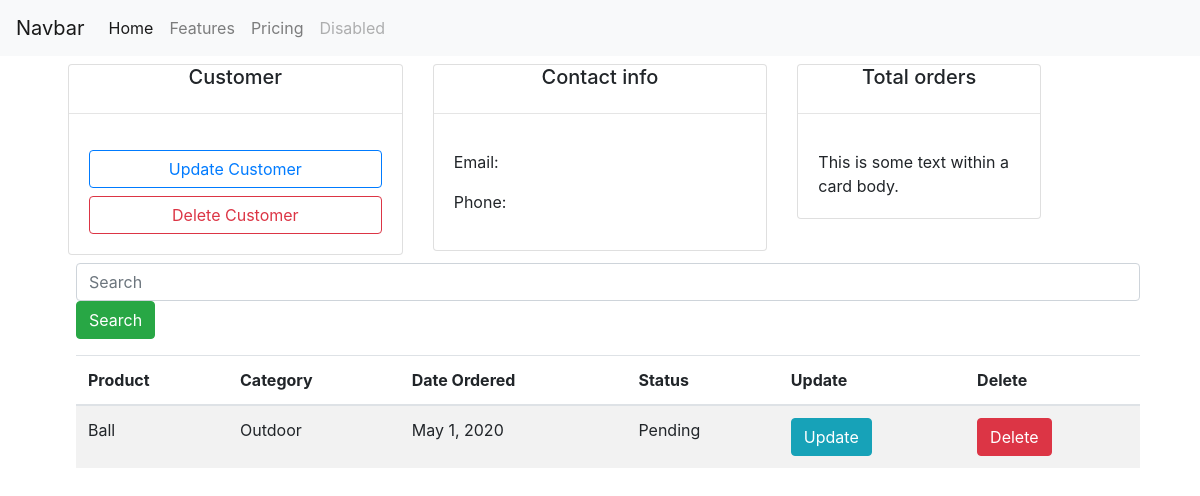
The app's page /customer/2/ with its own data.
### crmapp/models.py (models this page shows, shortened)
class Order(models.Model):
  STATUS=(
    ('Pending','Pending'),
    ('Out for delivery','Out for delivery'),
    ('Delivered','Delivered'),
  )
  customer = models.ForeignKey(Customer,null=True, on_delete=models.SET_NULL)
  product = models.ForeignKey(Product,null=True,on_delete=models.SET_NULL)
  date_created = models.DateField(auto_now_add=True)
  status = models.CharField(max_length=200,null=True,choices=STATUS)

class Product(models.Model):
  Category=(
    ('Indoor','Indoor'),
    ('Outdoor','Outdoor'),
  )
  name = models.CharField(max_length=200)
  price = models.FloatField(null=True)
  category = models.CharField(max_length=200, null=True,choices=Category)
  description = models.CharField(max_length=200,null=True,blank=True)
  date_created = models.DateTimeField(auto_now_add=True,null=True)
  tags = models.ManyToManyField(Tag)
  def __str__(self):
    return self.name

### crmapp/views.py (the view)
# urls.py: path('customer/<str:pk>/',views.customer,name='customer'),
def customer(request,pk):
  customer = Customer.objects.get(id=pk)
  orders   = customer.order_set.all()
  context  = {'customer':customer,'orders':orders}
  return render(request,'accounts/customer.html',context)

### crmapp/templates/accounts/customer.html (shortened to what this page needs)
{% extends '../accounts/base.html' %}
{%block content %}
<div class="row m-2">
  <div class="col-md-4">
    <div class="card">
      <h5 class="text-center">Customer</h5>
      <hr>
      <div class="card-body ">
        <button type="button" class="btn btn-outline-primary btn-block">Update Customer </button>
        <button type="button" class="btn btn-outline-danger btn-block">Delete Customer </button>
      </div>
    </div>
  </div>
  <div class="col-md-4">
    <div class="card">
      <h5 class="text-center">Contact info</h5>
      <hr>
      <div class="card-body">
      <p>Email:</p>
       <p>Phone:</p>
      </div>
    </div>
  </div>
  <div class="col-md-3">
    <div class="card">
      <h5 class="text-center">Total orders</h5>
      <hr>
      <div class="card-body">
        This is some text within a card body.
      </div>
    </div>
  </div>
  <div class="col-md-12 m-2">
    <input class="form-control mr-sm-2" type="text" placeholder="Search">
    <button class="btn btn-success" type="submit">Search</button>
  </div>
  <div class="col-md-12 m-2">
    <table class="table table-striped">
      <thead>
        <tr>
          <th scope="col">Product</th>
          <th scope="col">Category</th>
          <th scope="col">Date Ordered</th>
          <th scope="col">Status</th>
          <th scope="col">Update</th>
          <th scope="col">Delete</th>
        </tr>
      </thead>
      <tbody>
        {% for order in orders %}
        <tr>
          <td>{{ order.product }}</td>
          <td>{{ order.product.category }}</td>
          <td> {{ order.date_created }} </td>
          <td>{{ order.status }}</td>
          <td> <a class="btn btn-info" href="#" role="button">Update</a></td>
          <td> <a class="btn btn-danger" href="#" role="button">Delete</a></td>
        </tr>
        {% endfor %}
      </tbody>
    </table>
  </div>
</div>
{% endblock %}

### records on screen
Order: product "Ball", product.category "Outdoor", date_created "May 1, 2020", status "Pending"
